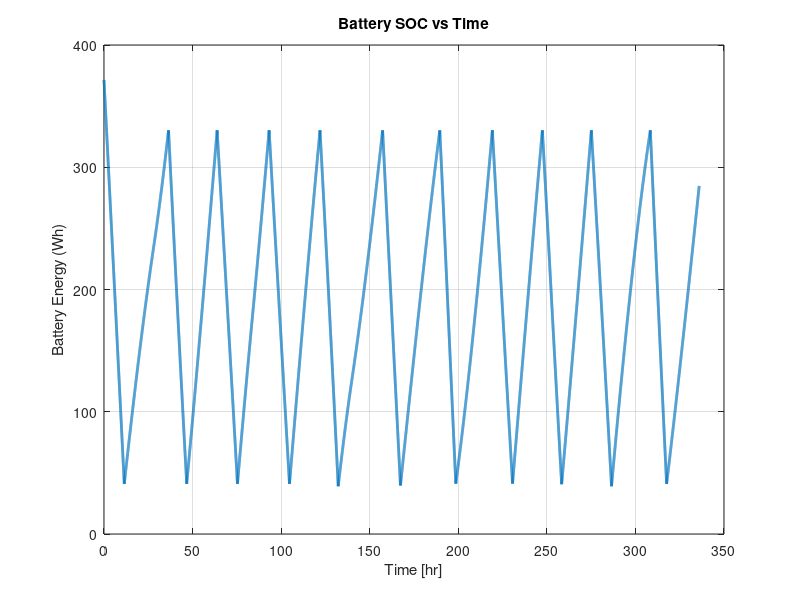
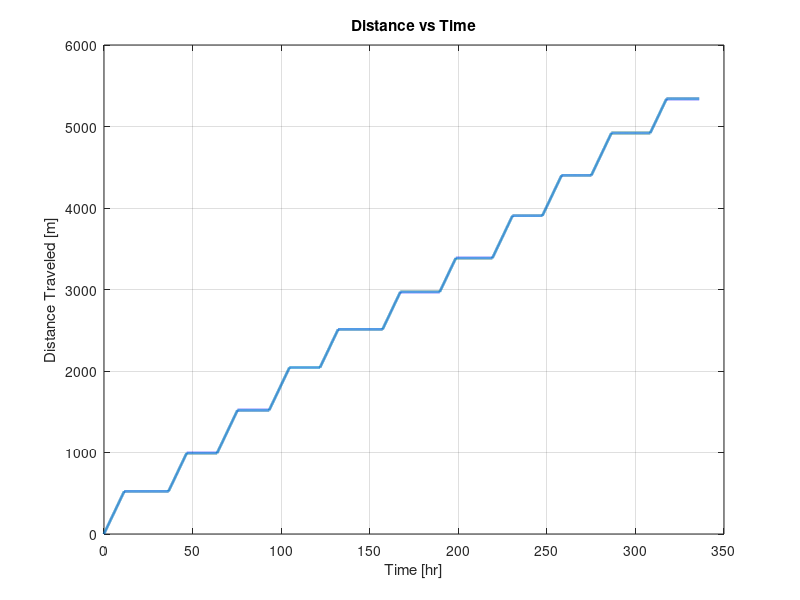

Write the MATLAB code that produced these figures, in order.
clear; clc; close all;

%% USER PARAMETERS

battery_mass = 1.66;               % kg 
batt_specific_energy = 248.6;      % Wh/kg
E_batt_capacity = battery_mass * batt_specific_energy;

initial_SOC_fraction = 0.90;     % 90% charged at landing

speed = 0.02;                    % m/s
P_motors = 25;                   % W
P_av_travel = 19;                % W
P_av_rest = 1.5;                 % W
P_heaters = 0.2;                 % W
payload_total_power = 15;        % W 
num_of_payloads = 2;

payload_drop_distances = [10000 10000];
nav_interval = 10;                % meters
nav_duration = 5/60;              % hours (5 minutes)
charge_start_fraction = 0.10;     % Start charging at 10%
charge_stop_fraction  = 0.80;     % Stop charging at 80%

total_distance_goal = 10000;       % meters

%% PANEL PROPERTIES

panel_number  = 3;
panel_widths  = [0.25, 0.3, 0.3];
panel_height  = 0.31;

lidar_cutout = 0.06*0.06; % 60mm by 60mm square

panel_eff   = 0.32;
inc_derate  = 0.95;

%% TIME + SOLAR CONSTANTS

n       = 2831; % Oct. 1st 2027
Tau     = deg2rad(-1.545);
Y       = 346.71;
t_0     = -1.23;

T_total = 24*14; % 1 lunar day
dt      = 0.01;                  % hours (~36 sec)
t       = 0:dt:T_total;
N       = length(t);

omega   = 360 / T_total;

%% MOON GEOMETRY

R_moon = 1737400;
L      = deg2rad(-91);
E      = deg2rad(90);

%% SOLAR CONSTANTS

G_sc    = 1361;
I_illum = 1;

%% SOLAR POWER MODEL

azi_p = linspace(0,360,panel_number+1);
azi_p(end) = [];
azi_p = deg2rad(azi_p);

theta_dip = acos(R_moon/(R_moon + panel_height));
P_solar = zeros(1,N);

for i = 1:N

    ti = t(i);

    delta = Tau * sin(deg2rad(360/Y * (n + ti/24 - t_0)));

    t_lunar_offset = (n - 2831) * 24;   % Earth days -> hours

    H = deg2rad(omega * (T_total/2 - (ti + t_lunar_offset)));

    B = asin(cos(L)*cos(delta)*cos(H) + sin(L)*sin(delta));
    cosB = cos(B);

    if abs(cosB) > 1e-10
        azi_s = asin(max(-1, min(1, cos(delta)*sin(H)/cosB)));
    else
        azi_s = 0;
    end

    P_total = 0;

    if B > -theta_dip

        for p = 1:panel_number

            cos_theta = cos(B)*cos(azi_s - azi_p(p)) + sin(B)*cos(E);

            if cos_theta > 0

                G_panel = G_sc * cos_theta * I_illum;
                panel_area = panel_widths(p) * panel_height - lidar_cutout;

                P_panel = G_panel ...
                        * panel_area ...
                        * panel_eff ...
                        * inc_derate;

                P_total = P_total + P_panel;

            end
        end
    end

    P_solar(i) = P_total;

end

%% MISSION STATE VARIABLES

SOC = zeros(1,N);
SOC(1) = initial_SOC_fraction * E_batt_capacity;

distance = zeros(1,N);

payloads_remaining = num_of_payloads;
next_payload_index = 1;

next_nav_distance = nav_interval;
in_navigation = false;
nav_timer = 0;

in_charging = false;


%% MAIN TIME LOOP

for i = 2:N

    current_distance = distance(i-1);

    %---------------------------------
    % CHECK IF MISSION COMPLETE
    % ---------------------------------
    if current_distance >= total_distance_goal
        driving = false;
    else
        driving = true;
    end

    % ---------------------------------
    % PAYLOAD DROP LOGIC
    % ---------------------------------
    if next_payload_index <= length(payload_drop_distances)
        if current_distance >= payload_drop_distances(next_payload_index)
            payloads_remaining = payloads_remaining - 1;
            next_payload_index = next_payload_index + 1;
        end
    end

    % ---------------------------------
    % NAVIGATION TRIGGER
    % ---------------------------------
    if ~in_navigation && ~in_charging && driving && ...
            current_distance >= next_nav_distance

        in_navigation = true;
        nav_timer = nav_duration;
        next_nav_distance = next_nav_distance + nav_interval;
    end

    % ---------------------------------
    % NAVIGATION COUNTDOWN
    % ---------------------------------
    if in_navigation
        nav_timer = nav_timer - dt;
        if nav_timer <= 0
            in_navigation = false;
        end
    end

    % ---------------------------------
    % SOC-BASED CHARGING LOGIC
    % ---------------------------------
    
    % Trigger charging if SOC drops below threshold
    if ~in_navigation && ~in_charging && driving && ...
            SOC(i-1) <= charge_start_fraction * E_batt_capacity
    
        in_charging = true;
    end
    
    % Stop charging when sufficiently recharged
    if in_charging && ...
            SOC(i-1) >= charge_stop_fraction * E_batt_capacity
    
        in_charging = false;
    end


    % ---------------------------------
    % DETERMINE OPERATING MODE
    % Priority: NAV > CHARGE > DRIVE > IDLE
    % ---------------------------------

    if in_navigation
        P_mode = P_motors + P_av_travel;
        driving_now = false;

    elseif in_charging
        P_mode = P_av_rest;     % only rest avionics while charging
        driving_now = false;

    elseif driving
        P_mode = P_motors + P_av_travel;
        driving_now = true;

    else
        P_mode = P_av_rest;     % mission complete idle
        driving_now = false;
    end

    % ---------------------------------
    % PAYLOAD POWER (Dynamic)
    % ---------------------------------
    P_payload = payloads_remaining * (payload_total_power/num_of_payloads);

    % ---------------------------------
    % TOTAL LOAD POWER
    % ---------------------------------
    P_load = P_mode + P_payload + P_heaters;

    % ---------------------------------
    % UPDATE DISTANCE
    % ---------------------------------
    if driving_now
        distance(i) = current_distance + speed * dt * 3600;
    else
        distance(i) = current_distance;
    end

    % ---------------------------------
    % SOC UPDATE
    % ---------------------------------
    P_net = P_solar(i-1) - P_load;
    SOC(i) = SOC(i-1) + P_net * dt;

    % ---------------------------------
    % BATTERY LIMITS
    % ---------------------------------
    if SOC(i) > E_batt_capacity
        SOC(i) = E_batt_capacity;
    end

    if SOC(i) < 0
        SOC(i) = 0;
    end

end


%% RESULTS

min_SOC = min(SOC);
max_SOC = max(SOC);

fprintf('Minimum SOC (Wh): %.2f\n', min_SOC);
fprintf('Maximum SOC (Wh): %.2f\n', max_SOC);

if min_SOC <= 0
    fprintf('⚠ Battery depleted during mission.\n');
else
    fprintf('Mission feasible with this battery mass.\n');
end

if current_distance < total_distance_goal
    fprintf('⚠ Distance goal not reached.\n');
else
    fprintf('Distance goal reached.\n');
end

%% PLOTS

figure;
plot(t,SOC,'LineWidth',2)
xlabel('Time [hr]')
ylabel('Battery Energy (Wh)')
title('Battery SOC vs Time')
grid on

figure;
plot(t,distance,'LineWidth',2)
xlabel('Time [hr]')
ylabel('Distance Traveled [m]')
title('Distance vs Time')
grid on
